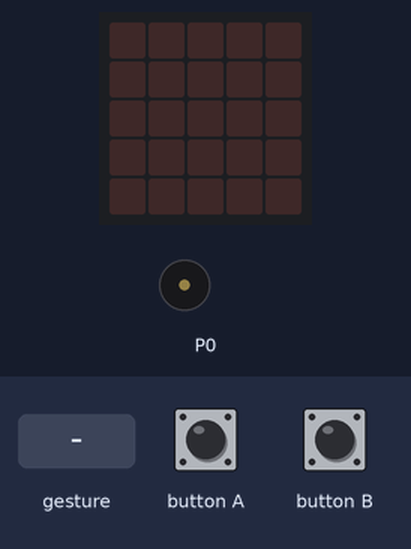
A program run on a simulated BBC micro:bit (MakeCode). Parts: the board's 5×5 LED display, buzzer (waves = sounding). Inputs (shaded band) come from the test bench. A tilt is held for 1.5 s and a shake lasts 1 s, then the board lies face up again.

Above: at 1.2 s.
1.3 s: button A pressed for 0.15 s
At 2.6 s:
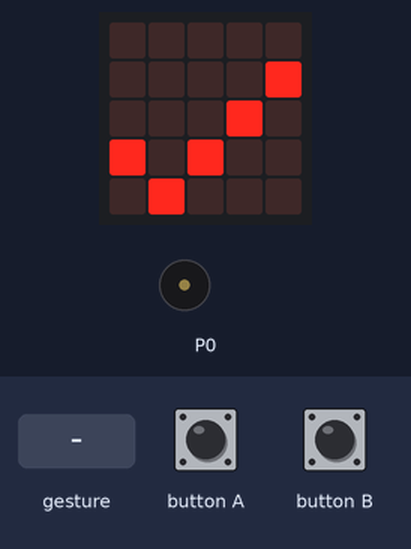
2.9 s: button B pressed for 0.15 s
At 4.1 s:
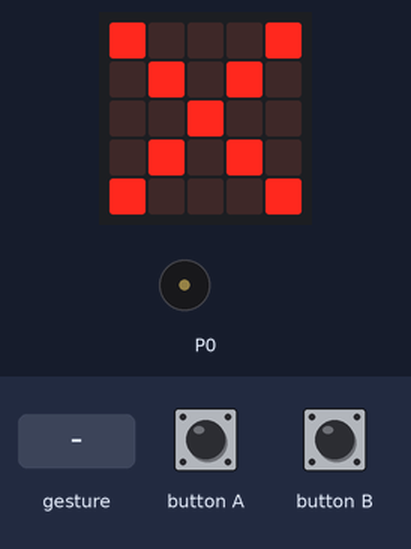
4.5 s: gesture 'shake'
At 5.1 s:
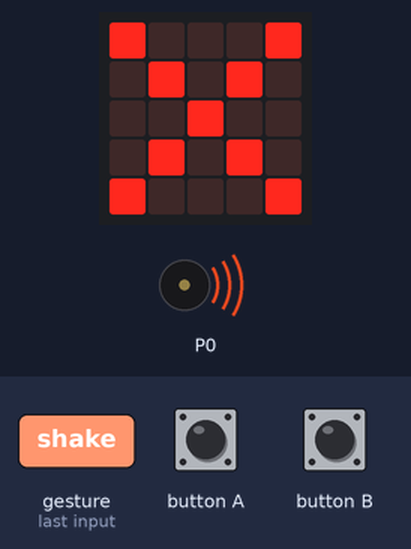
Timing chart, 0 to 7.5 s (numbered marks = the images above; inputs shaded):
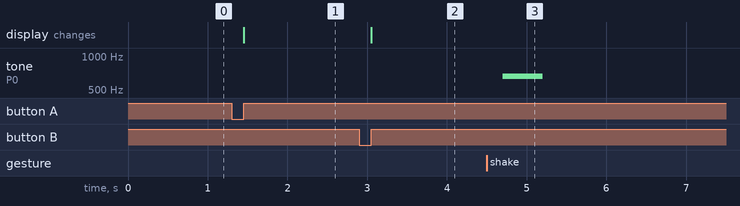

The program:

main.ts
```typescript
let Pas = 0
let Test_Chrono = 0
let Temps_de_référence_B = 0
let Temps_de_référence_A = 0
input.onButtonPressed(Button.A, function () {
    basic.showIcon(IconNames.Yes)
    Pas = 0
})
input.onButtonPressed(Button.B, function () {
    basic.showIcon(IconNames.No)
    Test_Chrono = 0
})
input.onGesture(Gesture.Shake, function () {
    Pas += 1
    Temps_de_référence_B = input.runningTime()
    // <ou> que le temps d'un pas (à déterminer préalablement)
    if (Temps_de_référence_B - Temps_de_référence_A < 0) {
        music.setVolume(255)
        music.playTone(659, music.beat(BeatFraction.Whole))
    } else if (Temps_de_référence_B - Temps_de_référence_A > 0) {
        music.setVolume(255)
        music.playTone(659, music.beat(BeatFraction.Whole))
    }
    Temps_de_référence_A = input.runningTime()
})
```

test.ts
```typescript
// les tests vont ici ; cela ne sera pas compilé si ce paquet est utilisé en tant qu'extension.
```

Measured:
- after the input at 1.3 s, the display: changes after 0.15 s (image 1)
- after the input at 2.9 s, the display: changes after 0.15 s (image 2)
- after the input at 4.5 s, tone on P0: silent → 659 Hz after 0.20 s, → silent 0.50 s later
